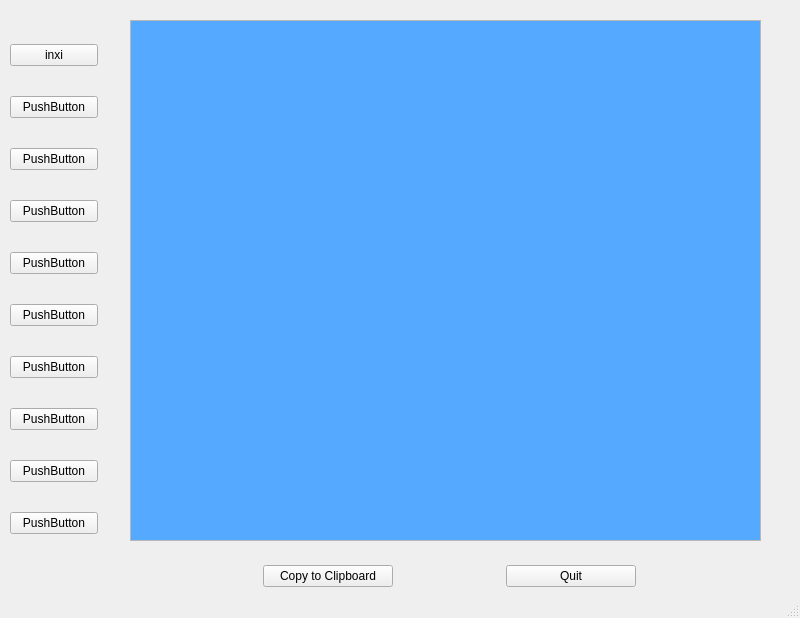
<?xml version="1.0" encoding="UTF-8"?>
<ui version="4.0">
 <class>MainWindow</class>
 <widget class="QMainWindow" name="MainWindow">
  <property name="geometry">
   <rect>
    <x>0</x>
    <y>0</y>
    <width>800</width>
    <height>618</height>
   </rect>
  </property>
  <property name="palette">
   <palette>
    <active>
     <colorrole role="Base">
      <brush brushstyle="SolidPattern">
       <color alpha="255">
        <red>85</red>
        <green>255</green>
        <blue>255</blue>
       </color>
      </brush>
     </colorrole>
    </active>
    <inactive>
     <colorrole role="Base">
      <brush brushstyle="SolidPattern">
       <color alpha="255">
        <red>85</red>
        <green>255</green>
        <blue>255</blue>
       </color>
      </brush>
     </colorrole>
    </inactive>
    <disabled>
     <colorrole role="Base">
      <brush brushstyle="SolidPattern">
       <color alpha="255">
        <red>33</red>
        <green>36</green>
        <blue>39</blue>
       </color>
      </brush>
     </colorrole>
    </disabled>
   </palette>
  </property>
  <property name="windowTitle">
   <string>MainWindow</string>
  </property>
  <widget class="QWidget" name="centralwidget">
   <widget class="QWidget" name="layoutWidget">
    <property name="geometry">
     <rect>
      <x>10</x>
      <y>20</y>
      <width>88</width>
      <height>541</height>
     </rect>
    </property>
    <layout class="QVBoxLayout" name="verticalLayout">
     <property name="spacing">
      <number>6</number>
     </property>
     <item>
      <widget class="QPushButton" name="Butt1">
       <property name="text">
        <string>inxi</string>
       </property>
      </widget>
     </item>
     <item>
      <widget class="QPushButton" name="Butt2">
       <property name="text">
        <string>PushButton</string>
       </property>
      </widget>
     </item>
     <item>
      <widget class="QPushButton" name="Butt3">
       <property name="text">
        <string>PushButton</string>
       </property>
      </widget>
     </item>
     <item>
      <widget class="QPushButton" name="Butt4">
       <property name="text">
        <string>PushButton</string>
       </property>
      </widget>
     </item>
     <item>
      <widget class="QPushButton" name="Butt5">
       <property name="text">
        <string>PushButton</string>
       </property>
      </widget>
     </item>
     <item>
      <widget class="QPushButton" name="Butt6">
       <property name="text">
        <string>PushButton</string>
       </property>
      </widget>
     </item>
     <item>
      <widget class="QPushButton" name="Butt7">
       <property name="text">
        <string>PushButton</string>
       </property>
      </widget>
     </item>
     <item>
      <widget class="QPushButton" name="Butt8">
       <property name="text">
        <string>PushButton</string>
       </property>
      </widget>
     </item>
     <item>
      <widget class="QPushButton" name="Butt9">
       <property name="text">
        <string>PushButton</string>
       </property>
      </widget>
     </item>
     <item>
      <widget class="QPushButton" name="Butt10">
       <property name="text">
        <string>PushButton</string>
       </property>
      </widget>
     </item>
    </layout>
   </widget>
   <widget class="QTextEdit" name="textEdit">
    <property name="geometry">
     <rect>
      <x>130</x>
      <y>20</y>
      <width>631</width>
      <height>521</height>
     </rect>
    </property>
    <property name="palette">
     <palette>
      <active>
       <colorrole role="Base">
        <brush brushstyle="SolidPattern">
         <color alpha="255">
          <red>85</red>
          <green>170</green>
          <blue>255</blue>
         </color>
        </brush>
       </colorrole>
      </active>
      <inactive>
       <colorrole role="Base">
        <brush brushstyle="SolidPattern">
         <color alpha="255">
          <red>85</red>
          <green>170</green>
          <blue>255</blue>
         </color>
        </brush>
       </colorrole>
      </inactive>
      <disabled>
       <colorrole role="Base">
        <brush brushstyle="SolidPattern">
         <color alpha="255">
          <red>33</red>
          <green>36</green>
          <blue>39</blue>
         </color>
        </brush>
       </colorrole>
      </disabled>
     </palette>
    </property>
   </widget>
   <widget class="QWidget" name="layoutWidget">
    <property name="geometry">
     <rect>
      <x>180</x>
      <y>560</y>
      <width>541</width>
      <height>32</height>
     </rect>
    </property>
    <property name="maximumSize">
     <size>
      <width>541</width>
      <height>16777215</height>
     </size>
    </property>
    <layout class="QHBoxLayout" name="horizontalLayout">
     <property name="spacing">
      <number>30</number>
     </property>
     <item>
      <widget class="QPushButton" name="Butt11">
       <property name="maximumSize">
        <size>
         <width>130</width>
         <height>16777215</height>
        </size>
       </property>
       <property name="text">
        <string>Copy to Clipboard</string>
       </property>
      </widget>
     </item>
     <item>
      <widget class="QPushButton" name="Butt12">
       <property name="maximumSize">
        <size>
         <width>130</width>
         <height>16777215</height>
        </size>
       </property>
       <property name="text">
        <string>Quit</string>
       </property>
      </widget>
     </item>
    </layout>
   </widget>
   <zorder>layoutWidget</zorder>
   <zorder>layoutWidget</zorder>
   <zorder>textEdit</zorder>
  </widget>
  <widget class="QStatusBar" name="statusbar"/>
 </widget>
 <resources/>
 <connections/>
</ui>
